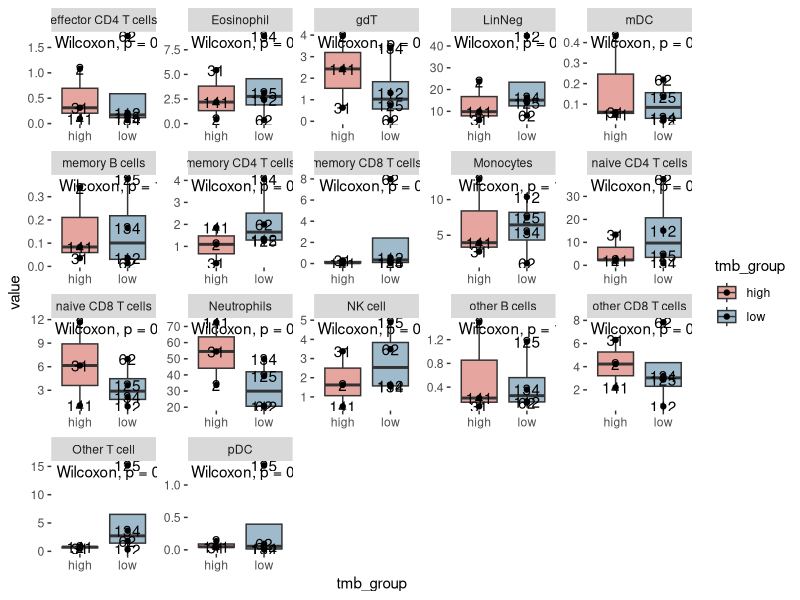
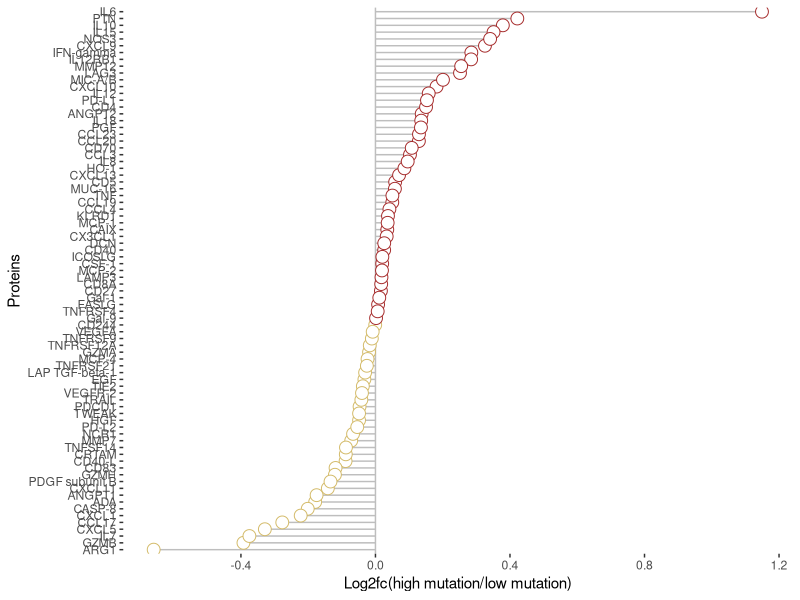
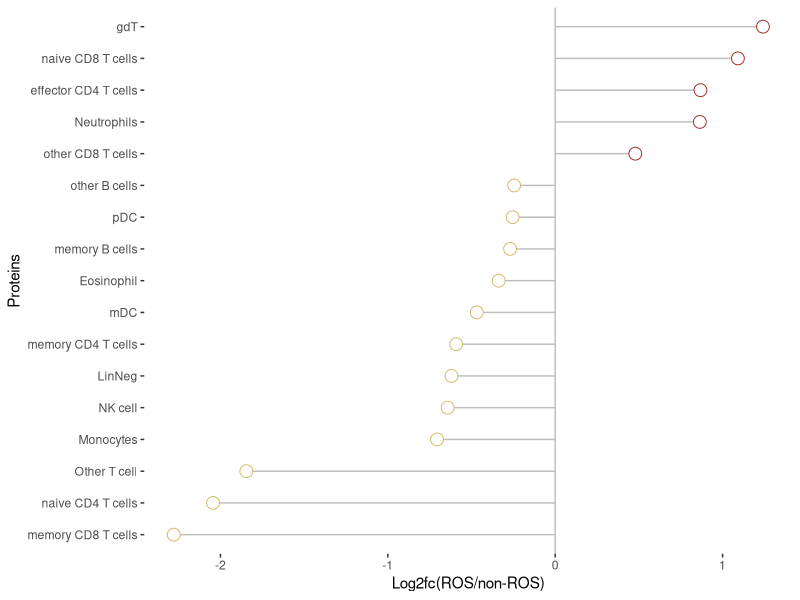
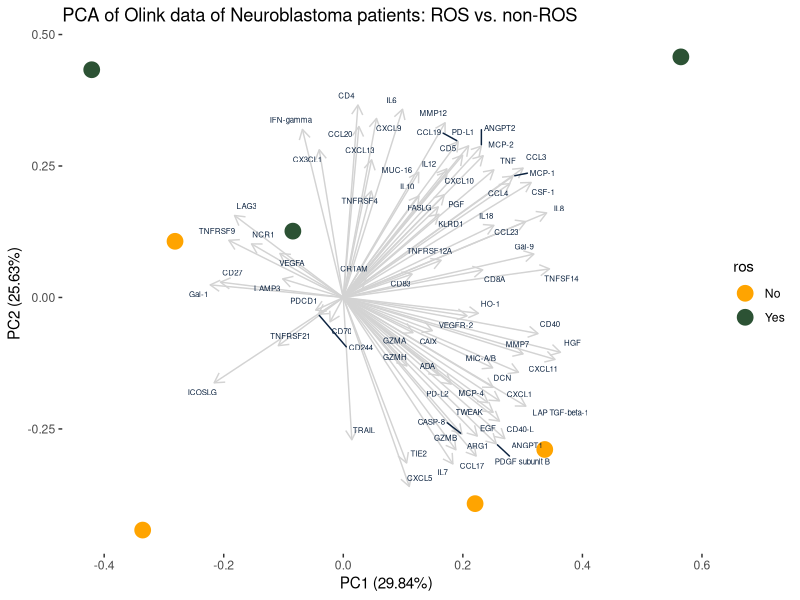

Generate these figures, in order, with R:
# Script to generate figure 4c to 4h:

# Load packages
library(tidyverse)
library(magrittr)
library(ggpubr)
library(ggfortify)

# Read metadata table
meta <- read.csv2("Data/isac1_metadata.csv")
meta$grid_id <- as.character(meta$grid_id)
meta$olink_id <- as.character(meta$olink_id)

# Filter neuroblastoma patients
meta %<>% filter(tumor_level1 == "Neuroblastoma" & baseline == "yes" & is.na(PID) == FALSE)

# Read cell composition data
cell <- read.csv("Data/isac1_baseline_cell_subtype_freq.csv", row.names = 1, check.names = FALSE)
cell <- cell[meta$grid_id,]  %>% select_if(~!all(is.na(.)))

# Read protein expression data
protein <- read.csv("Data/isac1_baseline_protein_NPX.csv", row.names = 1, check.names = FALSE)
protein <- protein[meta$olink_id,]  %>% select_if(~!all(is.na(.)))

# Check sample order consistency in data and metadata
identical(rownames(cell), meta$grid_id)
identical(rownames(protein), meta$olink_id)

# Figure 4c & 4d & 4e -----
cell %>% 
  cbind(meta %>% select(study_id, tmb_group)) %>%
  gather(feature, value, -study_id, -tmb_group) %>%
  ggplot(aes(x = tmb_group, y = value, fill = tmb_group)) +
  facet_wrap(~feature, scales = "free") +
  stat_compare_means(method = "wilcox.test", vjust = 1) +
  geom_boxplot(alpha = 0.6) +
  geom_point() +
  geom_text(aes(label = study_id)) +
  scale_fill_manual(values = c("#D5695DFF", "#5D8CA8FF")) +
  theme(text = element_text(color = "black"), panel.background = element_blank(),
        panel.grid.major = element_blank(), panel.grid.minor = element_blank())
  
# Figure 4f -----
protein %>%
  cbind(meta %>% select(tmb_group)) %>%
  gather(feature, value, -tmb_group) %>%
  na.omit() %>%
  group_by(feature, tmb_group) %>%
  mutate(median = median(value)) %>%
  select(-value) %>%
  distinct() %>%
  spread(tmb_group, median) %>%
  na.omit() %>%
  mutate(log2fc = log2(high/low)) %>%
  ggplot(aes(x = log2fc, y = reorder(feature, log2fc))) +
  geom_segment(aes(x = 0, xend = log2fc, y = reorder(feature, log2fc), yend = reorder(feature, log2fc)), color = "grey") +
  geom_vline(xintercept = 0, color = "grey") +
  geom_point(aes(color = ifelse(log2fc > 0, "Positive", "Negative")), size = 4, shape = 21, fill = "white", show.legend = FALSE) +
  scale_color_manual(values = c("Positive" = "brown", "Negative" = "#D3BA68FF")) +
  labs(x = "Log2fc(high mutation/low mutation)", y = "Proteins") +
  theme(text = element_text(color = "black"), panel.background = element_blank(),
        panel.grid.major = element_blank(), panel.grid.minor = element_blank())

# Figure 4g -----
cell %>%
  cbind(meta %>% select(ros)) %>%
  gather(feature, value, -ros) %>%
  na.omit() %>%
  group_by(feature, ros) %>%
  mutate(median = median(value)) %>%
  select(-value) %>%
  distinct() %>%
  spread(ros, median) %>%
  na.omit() %>%
  mutate(log2fc = log2(Yes/No)) %>%
  ggplot(aes(x = log2fc, y = reorder(feature, log2fc))) +
  geom_segment(aes(x = 0, xend = log2fc, y = reorder(feature, log2fc), yend = reorder(feature, log2fc)), color = "grey") +
  geom_vline(xintercept = 0, color = "grey") +
  geom_point(aes(color = ifelse(log2fc > 0, "Positive", "Negative")), size = 4, shape = 21, fill = "white", show.legend = FALSE) +
  scale_color_manual(values = c("Positive" = "brown", "Negative" = "#D3BA68FF")) +
  labs(x = "Log2fc(ROS/non-ROS)", y = "Proteins") +
  theme(text = element_text(color = "black"), panel.background = element_blank(),
        panel.grid.major = element_blank(), panel.grid.minor = element_blank())

# Figure 4h -----

# Remove proteins with any NA 
protein <- protein[, complete.cases(t(protein))]

# Remove proteins with low variance
mean(var(protein))
protein_variance <- apply(protein, 2, var)
which(protein_variance < 0.05*mean(var(protein)))
protein <- protein[,!protein_variance < 0.05*mean(var(protein))]

# Perform PCA
pca_res <- prcomp(protein, scale. = TRUE)

# Plot PCA result
autoplot(pca_res, data = meta, color = "ros", size = 5, loadings = TRUE, loadings.color = "lightgrey",
         loadings.label = 1, loadings.label.size = 2, loadings.label.color = "#0C2340FF", loadings.label.repel = TRUE) +
  scale_color_manual(values = c("#FFA400FF","#2C5234FF")) +
  labs(title = "PCA of Olink data of Neuroblastoma patients: ROS vs. non-ROS") +
  theme(text = element_text(color = "black"), panel.background = element_blank(),
        panel.grid.major = element_blank(), panel.grid.minor = element_blank())
